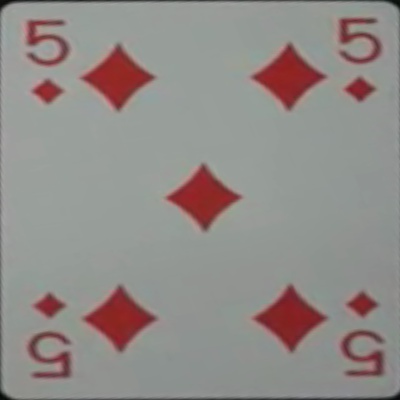
#> input picture Ressources/warpedPicture29.jpg, 400 x 400 px, found by its file name
$ python testerTilSift.py
#> lines starting #> are read from the running program, lines starting #| are printed output that depends on the picture
import os

import numpy as np
import cv2
from matplotlib import pyplot as plt

img1 = cv2.imread('templateCards/warpedPicture29.jpg', 0)  # queryImage
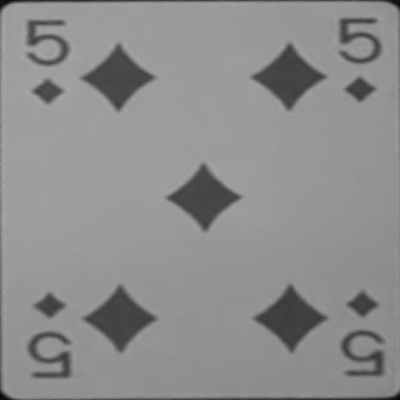
#> img1: shape (400, 400); min 7, max 166, mean 141.3
template = cv2.imread('templateCards/warpedPicture7.jpg', 0)  # trainImage
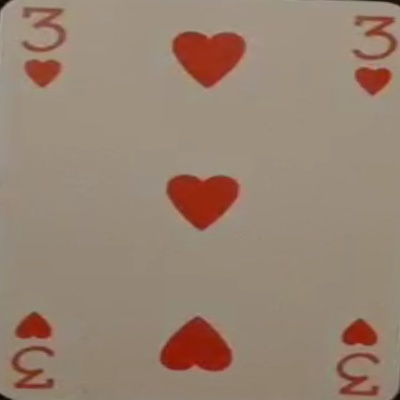
#> input picture warpedPicture7.jpg, 400 x 400 px, found by its file name
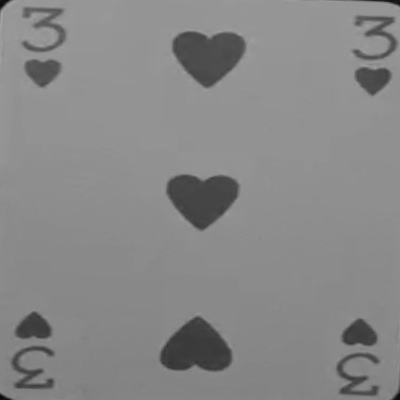
#> template: shape (400, 400); min 8, max 166, mean 135.3
# Initiate SIFT detector
print(template)
#> (printed output is left out)
orb = cv2.ORB_create()

# find the keypoints and descriptors with SIFT
kp1, des1 = orb.detectAndCompute(img1, None)
#> kp1 = 147 keypoints; strongest (x, y, size): (172, 197, 111.1), (233, 197, 111.1), (170, 197, 92.6), (116, 105, 92.6)
kp2, des2 = orb.detectAndCompute(template, None)
#> kp2 = 71 keypoints; strongest (x, y, size): (233, 186, 111.1), (168, 186, 111.1), (201, 226, 111.1), (200, 227, 92.6)

# FLANN parameters
FLANN_INDEX_KDTREE = 0
index_params = dict(algorithm=FLANN_INDEX_KDTREE, trees=5)
search_params = dict(checks=50)  # or pass empty dictionary

flann = cv2.FlannBasedMatcher(index_params, search_params)

des1 = np.float32(des1)
des2 = np.float32(des2)

matches = flann.knnMatch(des1, des2, k=2)
#> matches = 147 matches

# Need to draw only good matches, so create a mask
matchesMask = [[0, 0] for i in range(len(matches))]
#> matchesMask = 147 pairs, first value 0 to 0, second value 0 to 0

# ratio test as per Lowe's paper
count = 0
for i, (m, n) in enumerate(matches):
    if m.distance < 0.9 * n.distance:
        matchesMask[i] = [1, 0]
        count = count + 1
#> this loop made 147 passes
#> after the loop, count = 36; matchesMask = 147 pairs, first value 0 to 1, second value 0 to 0

draw_params = dict(matchColor=(0, 255, 0),
                   singlePointColor=(255, 0, 0),
                   matchesMask=matchesMask,
                   flags=0)
#> draw_params = 4 items

img3 = cv2.drawMatchesKnn(img1, kp1, template, kp2, matches, None, **draw_params)
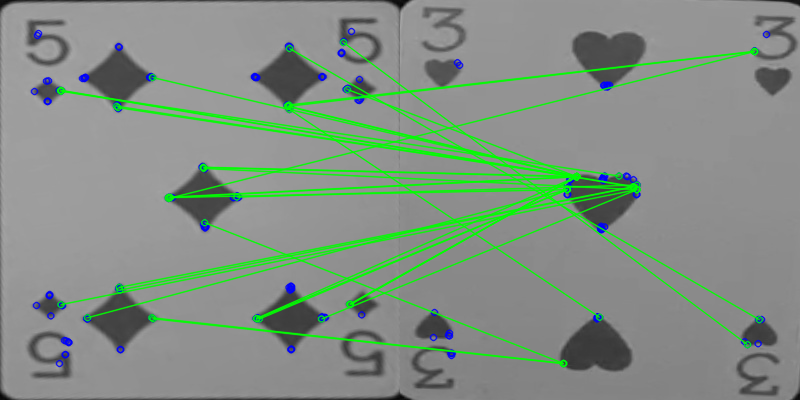
#> img3: shape (400, 800, 3); mean of channels 0, 1, 2 132.3, 143.9, 130.7; drawn as B, G, R

plt.imshow(img3, ), plt.show()
